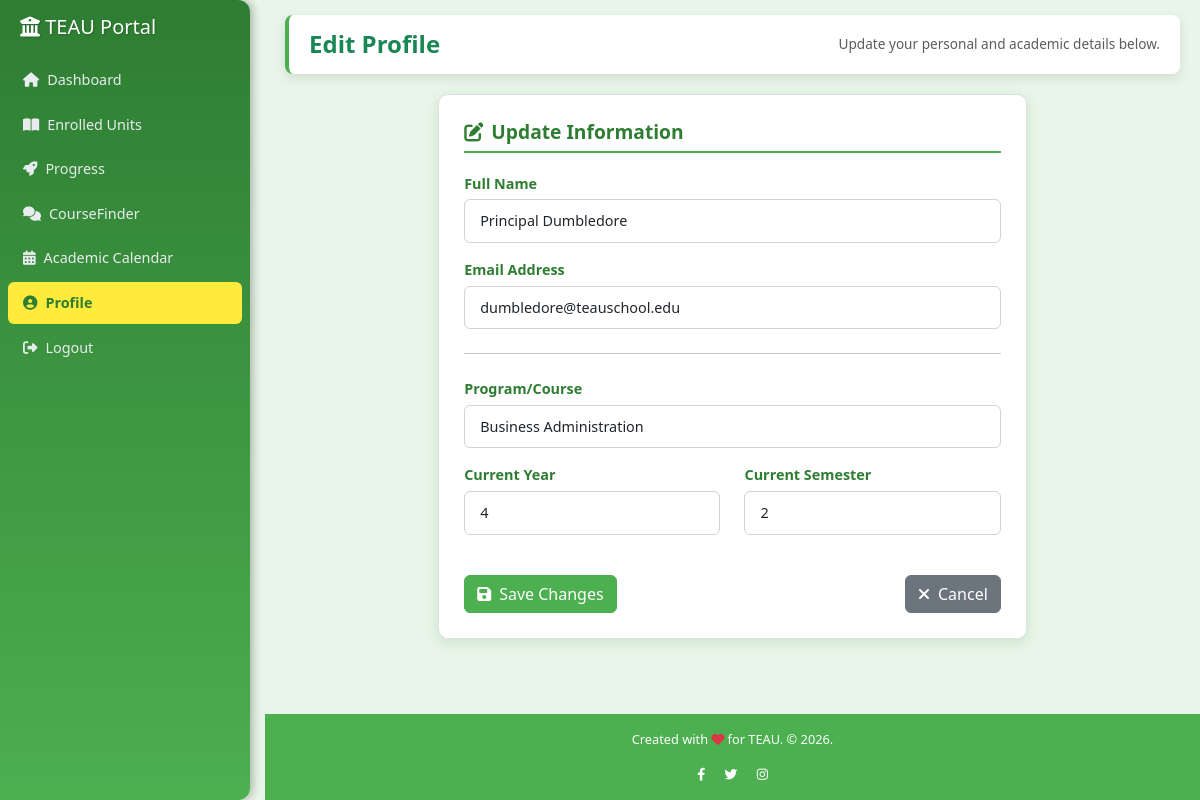
The app's page /edit_profile.php (signed in) with its own data.
### tables this page shows
CREATE TABLE `user` (
  `id` int(11) NOT NULL,
  `fullName` varchar(255) NOT NULL,
  `email` varchar(255) NOT NULL,
  `program` varchar(255) DEFAULT NULL,
  `year` varchar(50) DEFAULT NULL,
  `semester` varchar(50) DEFAULT NULL,
  `password` varchar(255) NOT NULL,
  `userType` varchar(50) NOT NULL DEFAULT 'student',
  `reset_token` varchar(255) DEFAULT NULL,
  `token_expiry` datetime DEFAULT NULL
);

### edit_profile.php (the view, shortened to what this page needs)
<?php
include "config.php";
$id = $_SESSION['id'];
$user = [];
if (empty($user)) {
    if (isset($conn) && $conn->ping()) {
        $stmt = $conn->prepare("SELECT fullName, userType, program, year, semester, email FROM user WHERE id = ?");
        $stmt->bind_param("i", $id);
        $stmt->execute();
        $result = $stmt->get_result();
        $fetched_user = $result->fetch_assoc();
    } else {
        session_destroy();
        header("Location: auth.php?error=db_lost");
        exit();
    }
    $user = $fetched_user;
}
?>
<!DOCTYPE html>
<html lang="en">
<head>
    <link href="https://cdn.jsdelivr.net/npm/bootstrap@5.3.3/dist/css/bootstrap.min.css" rel="stylesheet">
    <link href="https://cdnjs.cloudflare.com/ajax/libs/font-awesome/6.4.0/css/all.min.css" rel="stylesheet">
</head>
<body>
    <nav class="sidebar" id="sidebar">
        <h2><i class="fas fa-university"></i> TEAU Portal</h2>
        <ul>
            <li><a href="student_dashboard.php"><i class="fas fa-home me-2"></i>Dashboard</a></li>
            <li><a href="MyUnits.php"><i class="fas fa-book-open me-2"></i>Enrolled Units</a></li>
            <li><a href="Progress.php"><i class="fas fa-rocket me-2"></i>Progress</a></li>
            <li><a href="studentCourseFinder.php"><i class="fas fa-comments me-2"></i>CourseFinder</a></li>
            <li><a href="academic_calendar.php"><i class="fas fa-calendar-alt me-2"></i>Academic Calendar</a></li>
            <li><a href="profile.php" class="active"><i class="fas fa-user-circle me-2"></i>Profile</a></li>
            <li><a href="logout.php"><i class="fas fa-sign-out-alt me-2"></i>Logout</a></li>
        </ul>
    </nav>
    <main class="main flex-grow-1">
        <div class="header">
            <h2 class="text-success">Edit Profile</h2>
            <p class="text-muted">Update your personal and academic details below.</p>
        </div>
        <div class="row">
            <div class="col-lg-8 offset-lg-2 col-md-10 offset-md-1">
                <div class="card">
                    <h3><i class="fas fa-pen-to-square me-2"></i>Update Information</h3>
                    <form method="POST" action="edit_profile.php">
                        <div class="mb-3">
                            <label for="fullName" class="form-label">Full Name</label>
                            <input type="text" class="form-control" id="fullName" name="fullName" value="<?php echo htmlspecialchars($user['fullName'] ?? ''); ?>" required>
                        </div>
                        <div class="mb-3">
                            <label for="email" class="form-label">Email Address</label>
                            <input type="email" class="form-control" id="email" name="email" value="<?php echo htmlspecialchars($user['email'] ?? ''); ?>" required>
                        </div>
                        <hr class="my-4">
                        <div class="mb-3">
                            <label for="program" class="form-label">Program/Course</label>
                            <input type="text" class="form-control" id="program" name="program" value="<?php echo htmlspecialchars($user['program'] ?? ''); ?>" required>
                        </div>
                        <div class="row">
                            <div class="col-md-6 mb-3">
                                <label for="year" class="form-label">Current Year</label>
                                <input type="number" class="form-control" id="year" name="year" value="<?php echo htmlspecialchars($user['year'] ?? 1); ?>" min="1" required>
                            </div>
                            <div class="col-md-6 mb-3">
                                <label for="semester" class="form-label">Current Semester</label>
                                <input type="number" class="form-control" id="semester" name="semester" value="<?php echo htmlspecialchars($user['semester'] ?? 1); ?>" min="1" required>
                            </div>
                        </div>
                        <div class="mt-4 d-flex justify-content-between">
                            <button type="submit" class="btn teaus-primary"><i class="fas fa-save me-2"></i>Save Changes</button>
                            <a href="profile.php" class="btn btn-secondary"><i class="fas fa-times me-2"></i>Cancel</a>
                        </div>
                    </form>
                </div>
            </div>
        </div>
    </main>
    <footer class="footer mt-auto py-3">
        <div class="container text-center">
            <p>Created with <i class="fas fa-heart text-danger"></i> for TEAU. &copy; <?php echo date("Y"); ?>.</p>
            <div class="social-icons mt-2">
                <a href="#" class="text-white"><i class="fab fa-facebook-f mx-2"></i></a>
                <a href="#" class="text-white"><i class="fab fa-twitter mx-2"></i></a>
                <a href="#" class="text-white"><i class="fab fa-instagram mx-2"></i></a>
            </div>
        </div>
    </footer>
</body>
</html>

### edit_profile.php (style rules this page uses)
:root { --primary-green: #4CAF50; --dark-green: #2E7D32; --light-bg: #E8F5E8; --card-bg: #ffffff; --sidebar-width-lg: 250px; --sidebar-width-sm: 200px; --active-yellow: #FFEB3B; --text-dark: #333; }
* { margin: 0; padding: 0; box-sizing: border-box; }
body { font-family: 'Segoe UI', Roboto, 'Helvetica Neue', Arial, sans-serif; background-color: var(--light-bg); color: var(--text-dark); display: flex; flex-direction: column; min-height: 100vh; font-size: 0.9rem; }
.teaus-primary { background-color: var(--primary-green); color: white; border-color: var(--primary-green); }
.btn-secondary { background-color: #6c757d; border-color: #6c757d; transition: all 0.3s; }
.form-control { border-radius: 6px; border: 1px solid #ced4da; padding: 10px 15px; font-size: 0.9rem; transition: all 0.3s; box-shadow: none; }
.form-label { font-weight: 600; color: var(--dark-green); margin-bottom: 5px; }
.sidebar { width: 220px; background: linear-gradient(to bottom, #2E7D32, #4CAF50); color: white; height: 100vh; padding: 15px 0; position: fixed; top: 0; left: 0; overflow-y: auto; border-radius: 0 12px 12px 0; box-shadow: 2px 0 10px rgba(0, 0, 0, 0.3); z-index: 1000; transition: transform 0.3s ease-in-out; }
.sidebar h2 { text-align: left; margin-bottom: 20px; margin-left:20px; font-size: 1.25rem; color: #fff; text-shadow: 1px 1px 2px rgba(0, 0, 0, 0.2); }
.sidebar ul { list-style: none; padding: 0; }
.sidebar li { margin: 3px 0; }
.sidebar a { display: block; padding: 10px 15px; color: #e9ecef; text-decoration: none; border-radius: 6px; margin: 0 8px; font-size: 0.9rem; transition: all 0.3s ease; }
.sidebar a:hover, .sidebar a.active { background-color: #FFEB3B; color: #2E7D32; font-weight: 600; }
.main { margin-left: var(--sidebar-width-lg); padding: 15px 20px; flex: 1; transition: margin-left 0.3s ease-in-out; min-width: 300px; width: auto; }
.header { background: var(--card-bg); padding: 15px 20px; border-radius: 8px; box-shadow: 0 4px 12px rgba(0, 0, 0, 0.1); margin-bottom: 20px; display: flex; align-items: center; flex-wrap: wrap; gap: 15px; justify-content: flex-start; border-left: 4px solid var(--primary-green); position: relative; }
.header h2 { font-size: 1.5rem; color: var(--dark-green); margin: 0; font-weight: 600; }
.header p { margin: 0; font-size: 0.85rem; color: #6c757d; }
.card { background: var(--card-bg); padding: 25px; border-radius: 10px; box-shadow: 0 4px 12px rgba(46, 125, 50, 0.15); border: 1px solid #e0e0e0; }
.card h3 { color: var(--dark-green); margin-bottom: 20px; border-bottom: 2px solid var(--primary-green); padding-bottom: 8px; font-size: 1.2rem; font-weight: 600; }
.footer { background-color: #4CAF50; color: white; text-align: center; padding: 8px 10px; margin-top: auto; font-size: 0.8rem; transition: margin-left 0.3s ease-in-out; }
@media (min-width: 768px) { .sidebar { transform: translateX(0); width: var(--sidebar-width-sm); } }
@media (min-width: 768px) { .main { margin-left: calc(var(--sidebar-width-sm) + 10px); } }
@media (min-width: 768px) { .header { justify-content: flex-start; } }
@media (min-width: 768px) { .header h2 { flex-grow: 0; } }
@media (min-width: 768px) { .header p { margin-left: auto; } }

### records on screen
user: fullName "Principal Dumbledore", email "dumbledore@teauschool.edu", program "Business Administration", year "4", semester "2"
